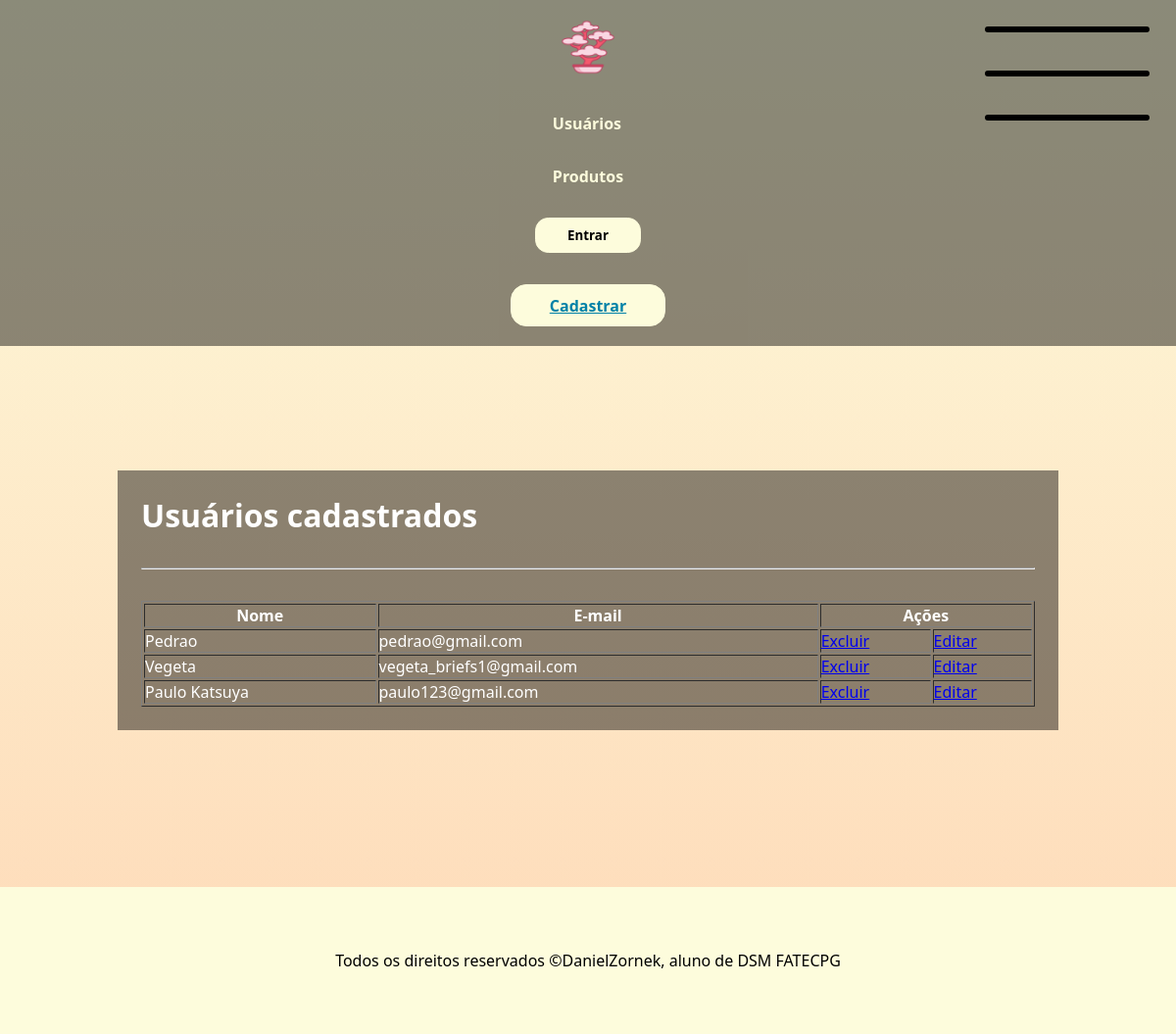
Before: /usuarios (signed in) with the older database file.
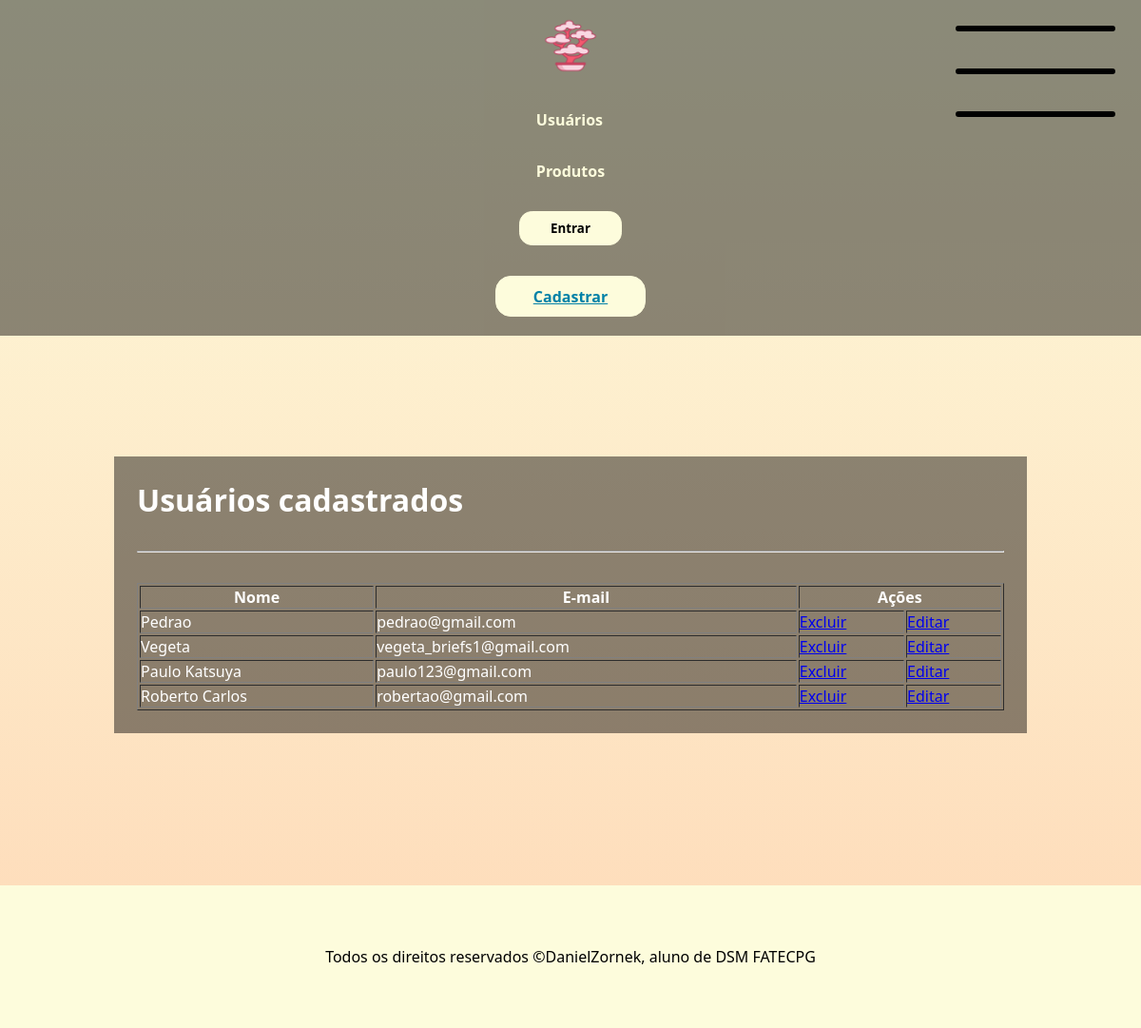
After: the same page with the newer database file.
### app/models.py (models this page shows)
class Usuario(models.Model): # aqui dizemos que a classe pai Model irá dar herança para a classe usuario
    nome = models.CharField(max_length=100) # varchar, deve especificar o tamanho
    email = models.EmailField()
    senha = models.CharField(max_length=16)

### app/views.py (the view)
# urls.py: path('usuarios', views.exibirUsuarios, name="exibirUsuarios"), # digitar usuarios para entrar na página na url
def exibirUsuarios(request):
    if not request.session.get("email"):
        return redirect("login")
    usuarios = Usuario.objects.all().values()
    return render(request, "usuarios.html",
                  {'listaUsuarios': usuarios}) # passando os usuarios como parametro para mostrar eles na pagina

### app/templates/usuarios.html (shortened to what this page needs)
{% extends "template.html" %}
{% block conteudo %}
<h1>Usuários cadastrados</h1>
<hr>
<table border="1px">
    <tr>
        <th>Nome</th>
        <th>E-mail</th>
        <th colspan="2">
            Ações
        </th>
    </tr>
    {% for usuario in listaUsuarios %}
        <tr>
            <td> {{ usuario.nome }} </td>
            <td> {{ usuario.email }}</td>
            <td><a href="{% url 'excluirUsuario' usuario.id %}">Excluir</a></td>
            <td><a href="{% url 'editarUsuario' usuario.id %}">Editar</a></td>
        </tr>
    {% endfor %}
</table>
{% endblock %}

Changed rows visible on the page:
added Usuario: nome "Roberto Carlos", email "robertao@gmail.com"
